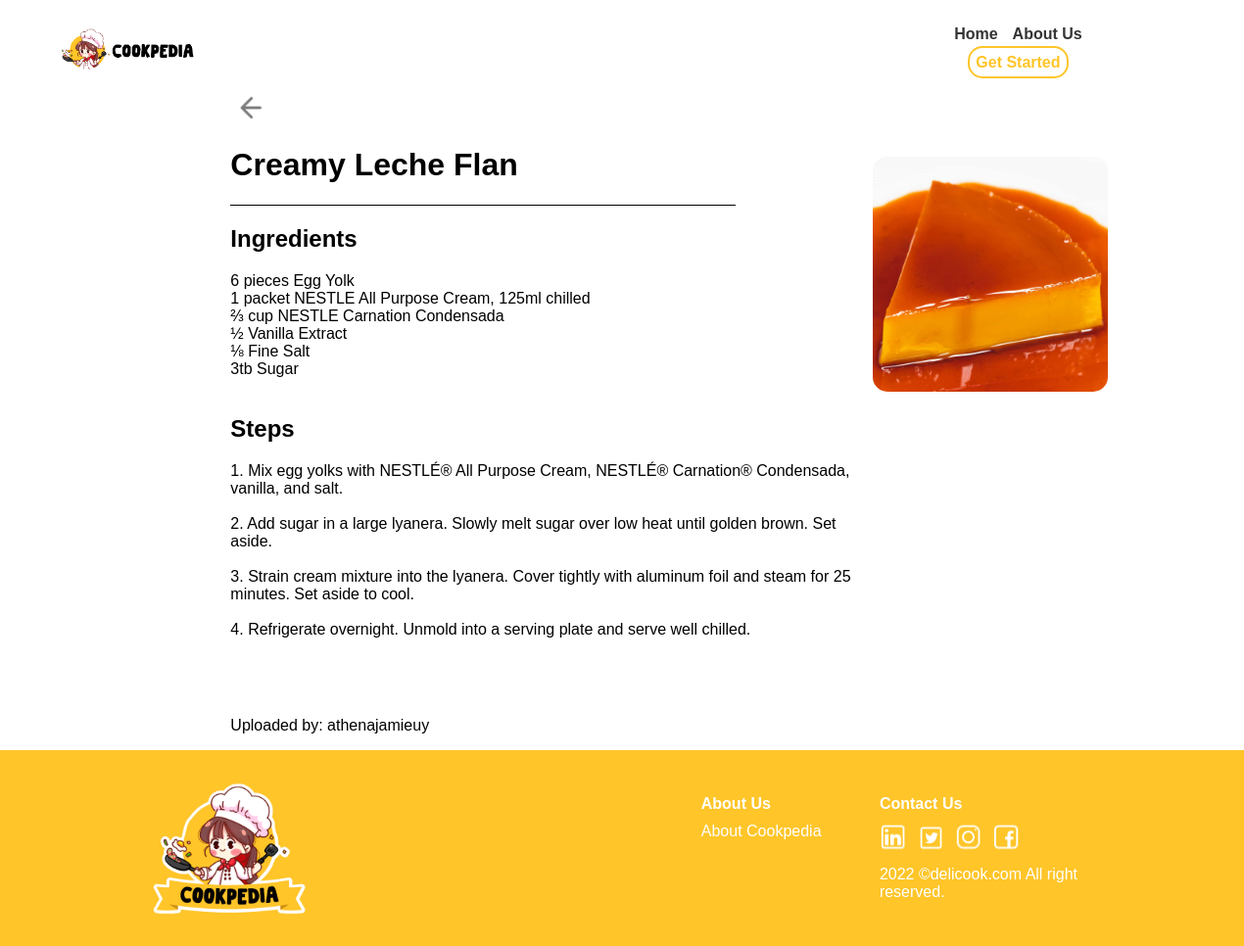
The page /view_recipe.php?id=54 on the database its author committed.
### tables this page shows
CREATE TABLE `recipes` (
  `id` int(11) NOT NULL,
  `username` varchar(255) DEFAULT NULL,
  `recipe_name` varchar(255) DEFAULT NULL,
  `ingredients` text DEFAULT NULL,
  `steps` text DEFAULT NULL,
  `created_at` datetime DEFAULT NULL,
  `image` text DEFAULT NULL
);

### view_recipe.php (the view, shortened to what this page needs)
<!DOCTYPE html>
<html>
<head>
    <link href="style.css" type="text/css" rel="stylesheet">
</head>
<body>
<header>
<div id="header">
        <nav id="hnav">
        <a href="header.php"><img class="imgHeader" src="CookpediaLogo.png" alt="Cookpedia Logo"></a>
                <ul id="h-ul">
                <li><a href="header.php">Home</a></li>
                    <li><a href="--" id="h-about-us">About Us</a></li>
                    <?php if (isset($_SESSION['username'])): ?>
                        <li class="dropdown">
                            <a href="#" class="active" id="usernameDropdown">
                                <?php echo $_SESSION['username']; ?>
                            </a>
                            <ul class="dropdown-menu" id="dropdownMenu">
                                <li><a href="view_profile.php" class="vp-w">View Profile</a></li>
                                <li><a href="logout.php">Logout</a></li>
                            </ul>
                        </li>
                    <?php else: ?>
                        <li><a class="active" href="signup.php" id="h-getStarted">Get Started</a></li>
                    <?php endif; ?>
                </ul>
        </nav>
    </div>
</header>
<?php
$recipe_id = $_GET['id'];
$servername = "localhost";
$dbusername = "root";
$dbpassword = "";
$dbname = "Cookpedia_db";
try {
    $conn = new PDO("mysql:host=$servername;dbname=$dbname", $dbusername, $dbpassword);
    $conn->setAttribute(PDO::ATTR_ERRMODE, PDO::ERRMODE_EXCEPTION);
    $stmt = $conn->prepare("SELECT * FROM recipes WHERE id = :recipe_id");
    $stmt->bindParam(':recipe_id', $recipe_id);
    $stmt->execute();
    $recipe = $stmt->fetch(PDO::FETCH_ASSOC);
    if ($recipe) {
        $username = $recipe['username'];
        echo "<div class='rec-container'>";
        echo "<a href='header.php' class='back-link'><button id='back-icon' class='back'><img src='back-icon.png' class='back-icon'></button></a>";
        echo "<div class='reci-name'>";
                echo "<h1>".$recipe['recipe_name']."</h1>";
            echo "<div class='reci-btn'>";
    } else {
        echo "<p>Recipe not found.</p>";
    }
} catch (PDOException $e) {
    echo "Error: " . $e->getMessage();
}
            echo "</div>";
        echo "</div>";
    echo "<div class='rec-row'>";
        echo "<div class='reci-ing'>";
            echo "<h2>Ingredients</h2> <p>" . nl2br($recipe['ingredients']) . "</p>";
        echo "</div>";
            echo "<div class='reci-img'>";
                echo "<img src='".$recipe['image']."' alt='Recipe Image' class='recipe-image'>";
            echo "</div>";
    echo "</div>";
        echo "<div class='reci-steps'>";
            echo "<h2>Steps</h2> <p>" . nl2br($recipe['steps']) . "</p>";
        echo "</div>";
        echo "<p>Uploaded by: $username</p>";
    echo "</div>";
?>
<footer class="footer">
<div id="f-footer">
        <img class="mainLogo" src="CookpediaMainLogo.png"/>
        <div id="f-content">
            <div id="f-content-2">
                <div id="f-aboutus">
                        <p id="f-about">About Us</p>
                    <ul id="f-aboutCookpedia">
                        <li><a href="--" id="f-cookpedia">About Cookpedia</a></li>
                    </ul>
                </div>
                <div id="f-info">
                        <p id="f-contact">Contact Us</p>
                    <div class="logo">
                        <a href="--"><img class="f-linkedIn" src="LinkedInLogo.png"></a>
                        <a href="--"><img class="f-twitter" src="TwitterLogo.png"></a>
                        <a href="--"><img class="f-ig" src="IgLogo.png"></a>
                        <a href="--"><img class="f-fb" src="FbLogo.png"></a>
                    </div>
                        <p id="f-text">2022 ©delicook.com All right <br>reserved.</p>
                </div>
            </div>
        </div>
    </div>
</footer>
</body>
</html>

### view_recipe.php (style rules this page uses)
img.recipe-image { max-width: 400px; max-height: 240px; border-radius: 15px; }
img.back-icon { max-width: 30px; max-height: 30px; }

### rows shown on the page
recipes: recipe_name "Creamy Leche Flan", ingredients "6 pieces Egg Yolk 1 packet NESTLE All Purpose Cream, 125ml chilled ⅔ cup NESTLE Carnation Condensada ½ Vanilla Extract ⅛ Fine Salt 3tb Sugar", image (picture), steps "1. Mix egg yolks with NESTLÉ® All Purpose Cream, NESTLÉ® Carnation® Condensada, vanilla, and salt. 2. Add sugar in a large lyanera. Slowly melt sugar over low heat until golden brown. Set aside. 3. Strain cream mixture into the lyanera. Cover tightly with aluminum foil and steam for 25 minutes. Set aside to cool. 4. Refrigerate overnight. Unmold into a serving plate and serve well chilled.", username "athenajamieuy"
